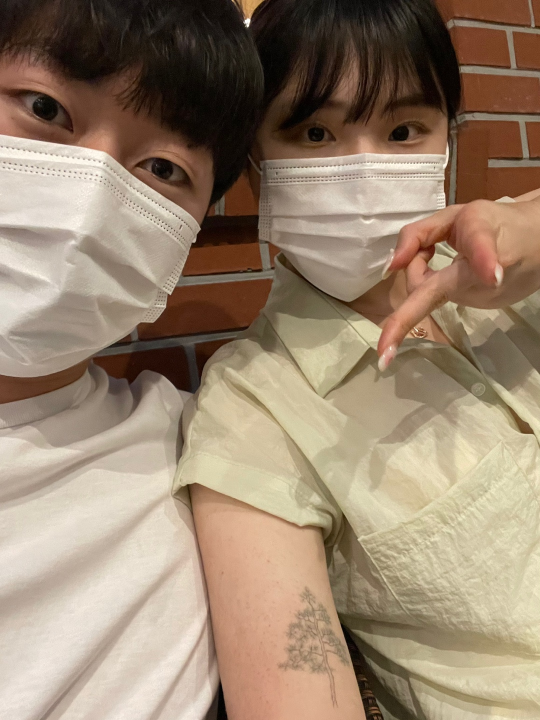
#> input picture 24.사진을 그림으로 변환하기(OpenCV)/사진.jpg, 1080 x 1440 px (shown at 1/2 size)
$ python main24-1.py
#> lines starting #> are read from the running program, lines starting #| are printed output that depends on the picture
import numpy as np
import cv2

ff = np.fromfile(r'24.사진을 그림으로 변환하기(OpenCV)\사진.jpg', np.uint8)
img = cv2.imdecode(ff, cv2.IMREAD_UNCHANGED)
#> img is the input picture: shape (1440, 1080, 3); mean B, G, R 111.6, 132.8, 153.1
img = cv2.resize(img, dsize=(0,0), fx=1.0, fy=1.0, interpolation=cv2.INTER_LINEAR)

cartoon_img = cv2.stylization(img, sigma_s=100, sigma_r=0.1)
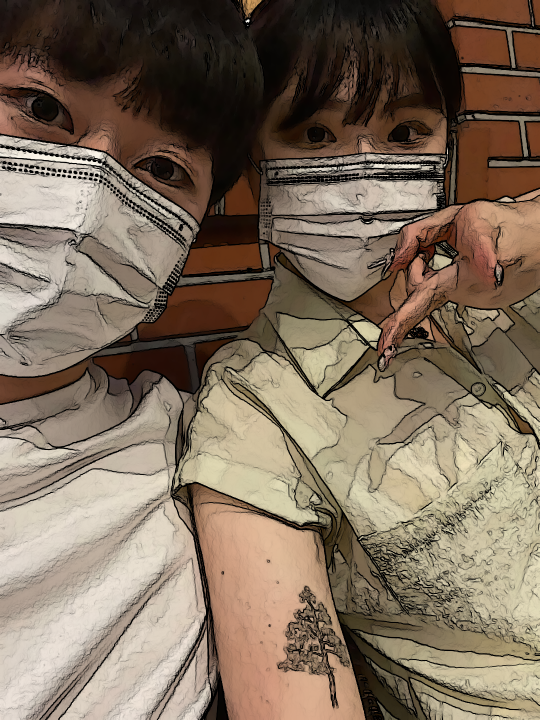
#> cartoon_img: shape (1440, 1080, 3) (shown at 1/2 size); mean B, G, R 93.3, 110.9, 127.6

cv2.imshow('cartoon view', cartoon_img)
cv2.waitKey(0)
cv2.destroyAllWindows()
